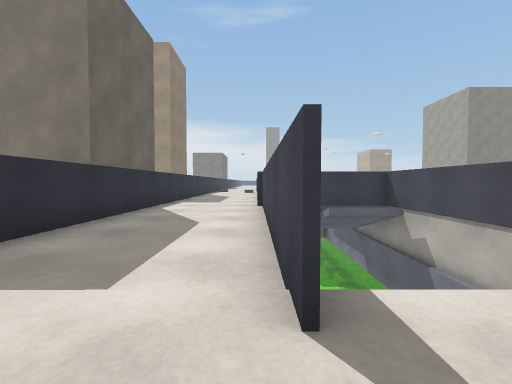
[1] (above)

20 first-person views from a walk through a 3-D level made in the Unity game engine. The camera is 0.68 m above the floor, tilts 2° down and sees 85° across. The floor is counted in squares, 1 m on a side. Each view is taken from the middle of a square. On the plan, view 1 faces up. The plan holds only what a view shows up to about 9 squares ahead; the rest is blank. The place goes on beyond the plan. Surface patterns are stand-ins for the level's own textures.

[2]
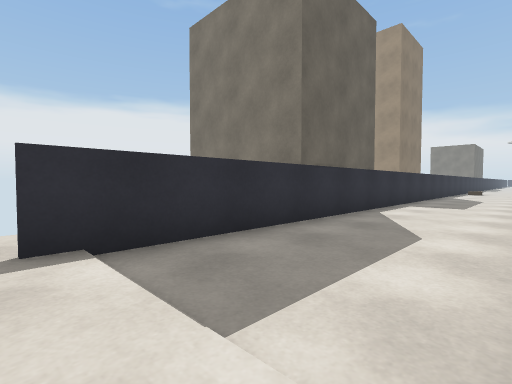

[3]
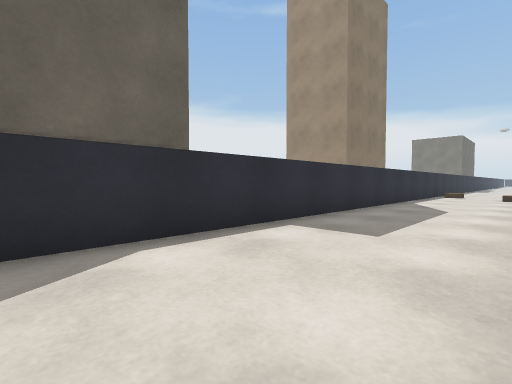

[4]
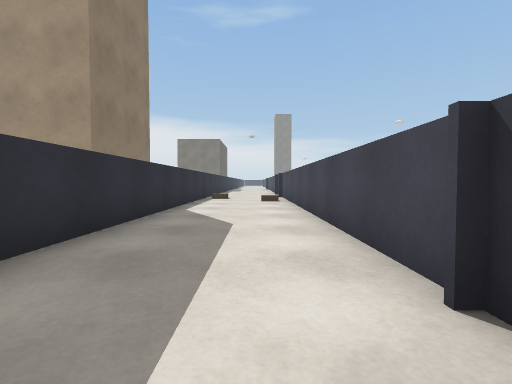

[5]
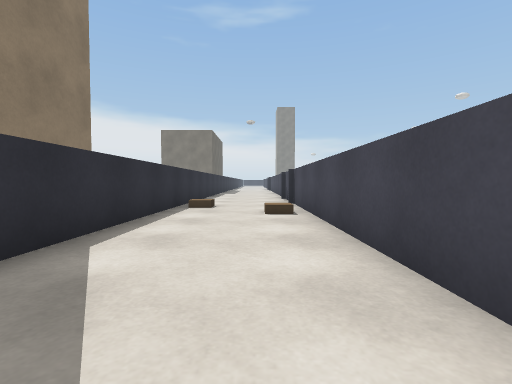

[6]
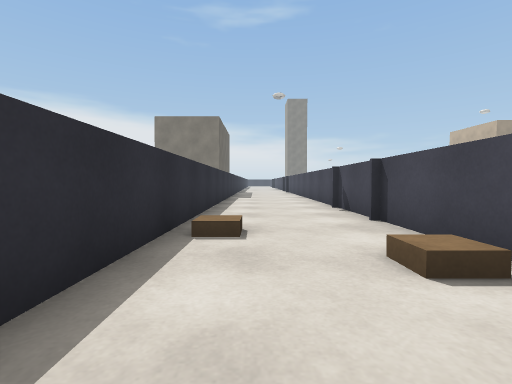

[7]
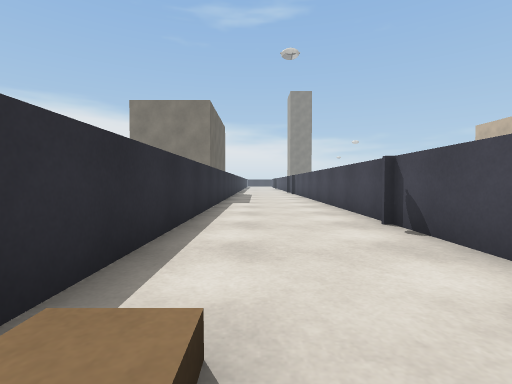

[8]
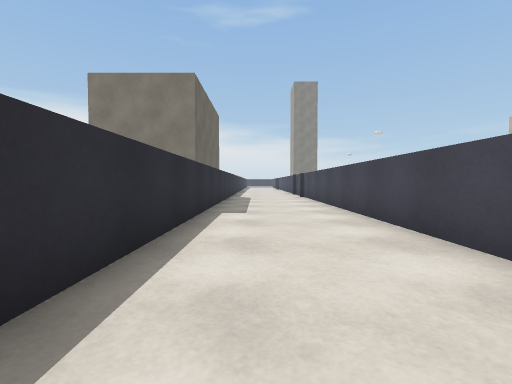

[9]
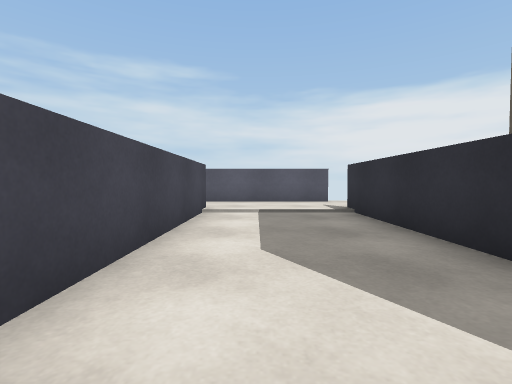

[10]
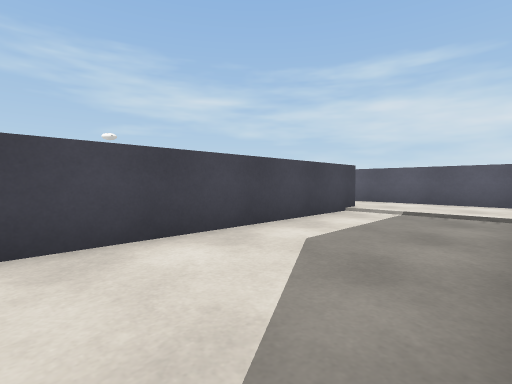

[11]
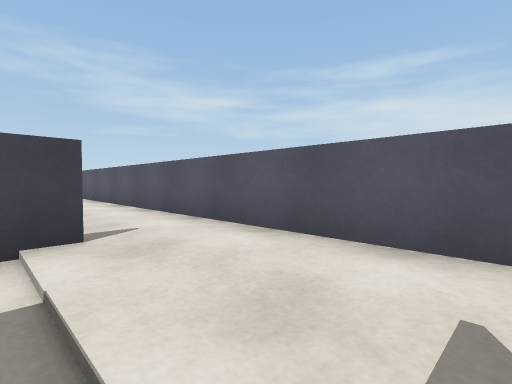

[12]
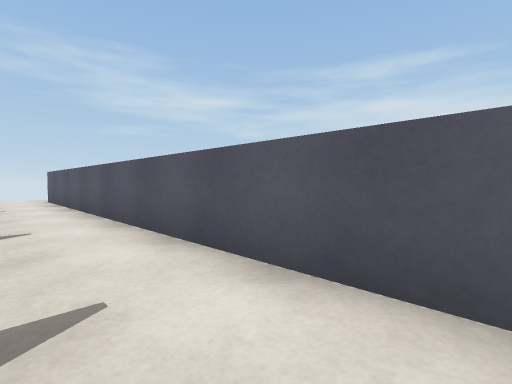

[13]
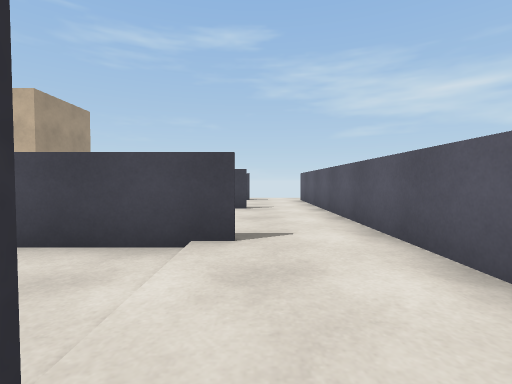

[14]
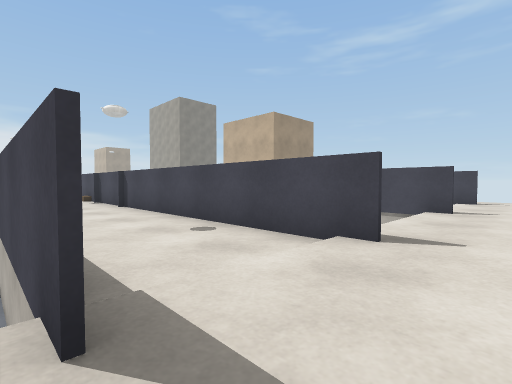

[15]
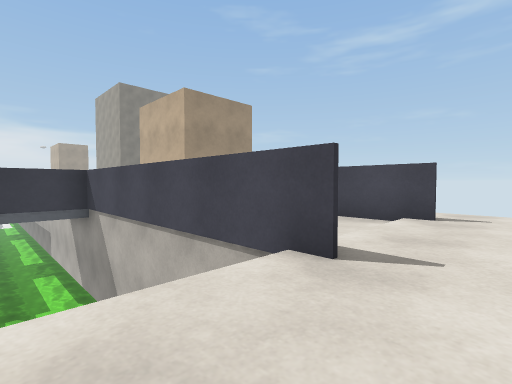

[16]
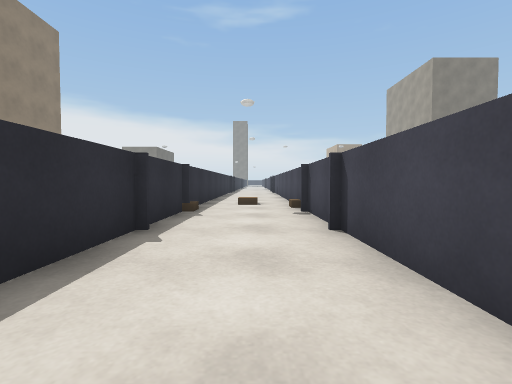

[17]
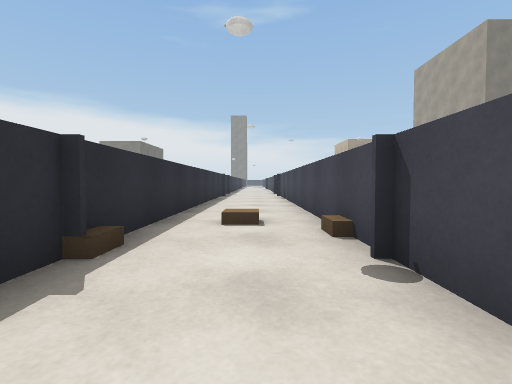

[18]
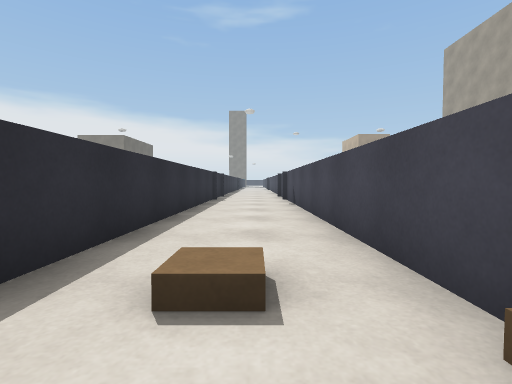

[19]
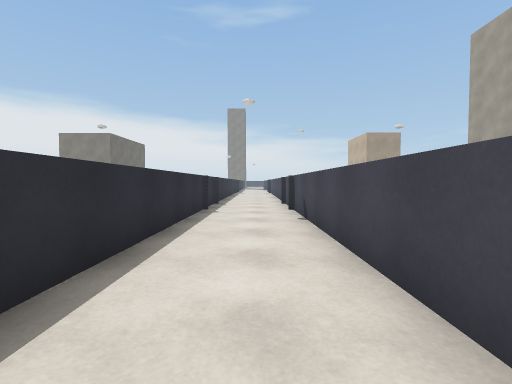

[20]
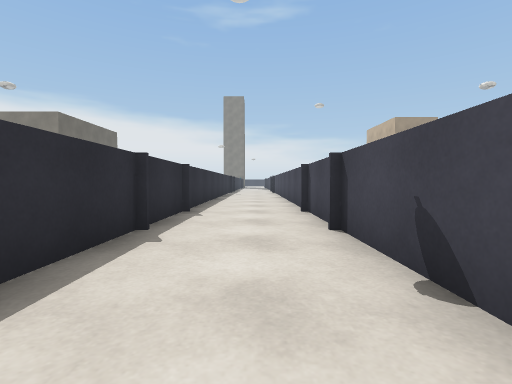

### Floor plan
Key: @ floor where view 1 was taken; # wall or solid block; . main floor; - floor 0.05 m lower than the main floor; : floor 0.1 m higher than the main floor; / step, stairs or slope; v drop or lower ground.
Columns run from 5 left of view 1 to 16 right of it. Each row starts with its distance up from view 1.
 29  #....#
 28  #....#  #...#
 27  #....#  #...#
 26  #....#  #...#
 25  #....#  #...#
 24  #....#  #...#
 23  #....#  #...#
 22  #....#  #...#
 21  #....#  #...#
 20  #....#  #...#
 19  #....#  #...#
 18  #....#  #...#
 17  #....#  #...#
 16  #....#  #...#
 15  #....#  #...#
 14  #....#  #./.#
 13  #....#  #../#
 12  #....#  #...#
 11  #....#  #...#
 10  #....#  #...#
  9  #....####...####
  8  #....#v-#...#  #
  7  #....#vv#...#  #
  6  #....#  #...#  #
  5  #....#  #...#  #
  4  #....#  #...#  #
  3  #....#  #...#  #  .#
  2   ....vv #...vvv#...#
  1 v:::::::::::::::::::::
  0  ::::@::::::::::::::::
 -1   ##################

Where each view was taken, in squares from view 1:
view 1: 0 up, 0 right, facing up
view 2: 1 up, 0 right, facing up-left
view 3: 7 up, 0 right, facing up-left
view 4: 10 up, 1 left, facing up
view 5: 14 up, 1 left, facing up
view 6: 18 up, 2 left, facing up
view 7: 21 up, 2 left, facing up
view 8: 24 up, 2 left, facing up
view 9: 8 up, 1 left, facing down
view 10: 8 up, 3 left, facing down-right
view 11: 2 up, 3 left, facing down-right
view 12: 1 up, 3 right, facing down-right
view 13: 1 up, 4 right, facing right
view 14: 0 up, 4 right, facing up-right
view 15: 0 up, 9 right, facing up-right
view 16: 5 up, 6 right, facing up
view 17: 9 up, 6 right, facing up
view 18: 12 up, 6 right, facing up
view 19: 14 up, 6 right, facing up
view 20: 19 up, 6 right, facing up
